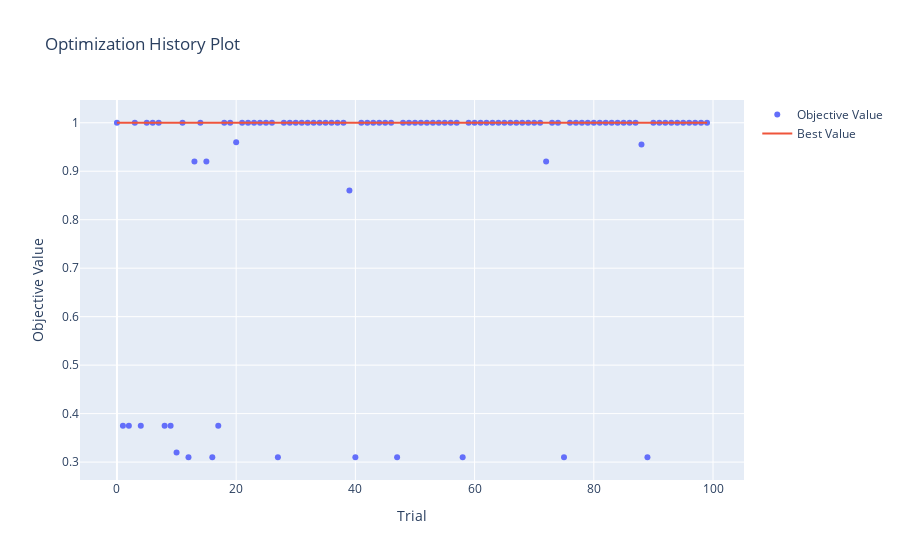
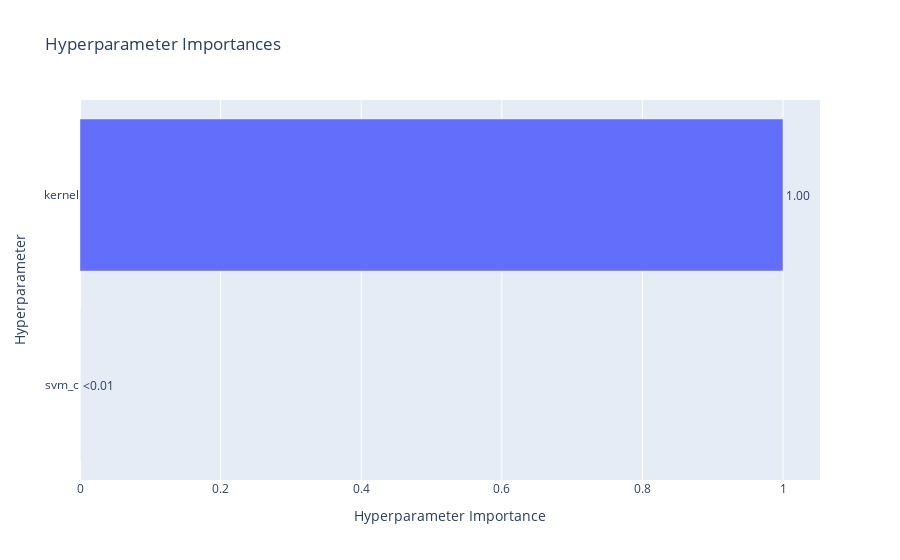

Notebook code cell kept with these figures, in order:
### Code cell
import optuna.visualization as vis

optimization_history_plot = vis.plot_optimization_history(study)
optimization_history_plot.show()

param_importance_plot = vis.plot_param_importances(study)
param_importance_plot.show()

### Figure 1 — Plotly figure (JSON) as saved in the notebook; plotly's stock layout.template omitted (floating-point values rounded to 4 significant figures)
{"data": [{"mode": "markers", "name": "Objective Value", "type": "scatter", "x": [0, 1, 2, 3, 4, 5, 6, 7, 8, 9, 10, 11, 12, 13, 14, 15, 16, 17, 18, 19, 20, 21, 22, 23, 24, 25, 26, 27, 28, 29, 30, 31, 32, 33, 34, 35, 36, 37, 38, 39, 40, 41, 42, 43, 44, 45, 46, 47, 48, 49, 50, 51, 52, 53, 54, 55, 56, 57, 58, 59, 60, 61, 62, 63, 64, 65, 66, 67, 68, 69, 70, 71, 72, 73, 74, 75, 76, 77, 78, 79, 80, 81, 82, 83, 84, 85, 86, 87, 88, 89, 90, 91, 92, 93, 94, 95, 96, 97, 98, 99], "y": [1, 0.375, 0.375, 1, 0.375, 1, 1, 1, 0.375, 0.375, 0.32, 1, 0.31, 0.92, 1, 0.92, 0.31, 0.375, 1, 1, 0.96, 1, 1, 1, 1, 1, 1, 0.31, 1, 1, 1, 1, 1, 1, 1, 1, 1, 1, 1, 0.86, 0.31, 1, 1, 1, 1, 1, 1, 0.31, 1, 1, 1, 1, 1, 1, 1, 1, 1, 1, 0.31, 1, 1, 1, 1, 1, 1, 1, 1, 1, 1, 1, 1, 1, 0.92, 1, 1, 0.31, 1, 1, 1, 1, 1, 1, 1, 1, 1, 1, 1, 1, 0.955, 0.31, 1, 1, 1, 1, 1, 1, 1, 1, 1, 1]}, {"mode": "lines", "name": "Best Value", "type": "scatter", "x": [0, 1, 2, 3, 4, 5, 6, 7, 8, 9, 10, 11, 12, 13, 14, 15, 16, 17, 18, 19, 20, 21, 22, 23, 24, 25, 26, 27, 28, 29, 30, 31, 32, 33, 34, 35, 36, 37, 38, 39, 40, 41, 42, 43, 44, 45, 46, 47, 48, 49, 50, 51, 52, 53, 54, 55, 56, 57, 58, 59, 60, 61, 62, 63, 64, 65, 66, 67, 68, 69, 70, 71, 72, 73, 74, 75, 76, 77, 78, 79, 80, 81, 82, 83, 84, 85, 86, 87, 88, 89, 90, 91, 92, 93, 94, 95, 96, 97, 98, 99], "y": [1, 1, 1, 1, 1, 1, 1, 1, 1, 1, 1, 1, 1, 1, 1, 1, 1, 1, 1, 1, 1, 1, 1, 1, 1, 1, 1, 1, 1, 1, 1, 1, 1, 1, 1, 1, 1, 1, 1, 1, 1, 1, 1, 1, 1, 1, 1, 1, 1, 1, 1, 1, 1, 1, 1, 1, 1, 1, 1, 1, 1, 1, 1, 1, 1, 1, 1, 1, 1, 1, 1, 1, 1, 1, 1, 1, 1, 1, 1, 1, 1, 1, 1, 1, 1, 1, 1, 1, 1, 1, 1, 1, 1, 1, 1, 1, 1, 1, 1, 1]}, {"marker": {"color": "#cccccc"}, "mode": "markers", "name": "Infeasible Trial", "showlegend": false, "type": "scatter", "x": [], "y": []}], "layout": {"title": {"text": "Optimization History Plot"}, "xaxis": {"title": {"text": "Trial"}}, "yaxis": {"title": {"text": "Objective Value"}}}}

### Figure 2 — Plotly figure (JSON) as saved in the notebook; plotly's stock layout.template omitted (floating-point values rounded to 4 significant figures)
{"data": [{"cliponaxis": false, "hovertemplate": ["svm_c (FloatDistribution): 4.7520622886272255e-11<extra></extra>", "kernel (CategoricalDistribution): 0.9999999999524793<extra></extra>"], "name": "Objective Value", "orientation": "h", "text": ["<0.01", "1.00"], "textposition": "outside", "type": "bar", "x": [4.752e-11, 1.0], "y": ["svm_c", "kernel"]}], "layout": {"title": {"text": "Hyperparameter Importances"}, "xaxis": {"title": {"text": "Hyperparameter Importance"}}, "yaxis": {"title": {"text": "Hyperparameter"}}}}
